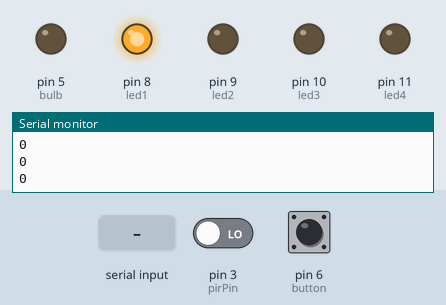
Recording of a sketch running on a simulated Arduino Uno, built with avr-gcc and run on an emulated ATmega328P. Shown: output pins drawn as LEDs (lit = HIGH), the last lines printed to the serial monitor. Dashed ring = blinking. The inputs (shaded band) are chosen by the test bench; at power-on: pin 3 (pirPin) LOW, pin 6 (button) LOW.

Above: at 1.2 s.
1.3 s: pin 3 (pirPin) driven HIGH
At 2.1 s:
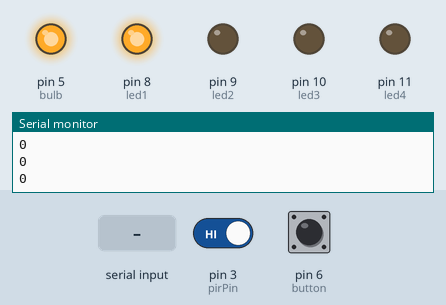
2.8 s: pin 6 (button) pulled HIGH for 3.2 s
At 7.2 s:
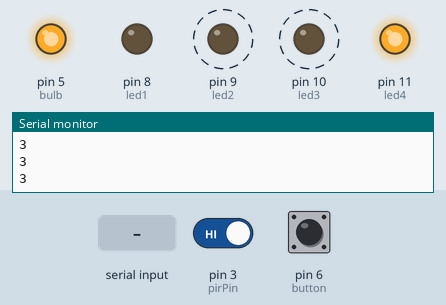
7.5 s: pin 6 (button) pulled HIGH for 0.15 s
At 9.2 s:
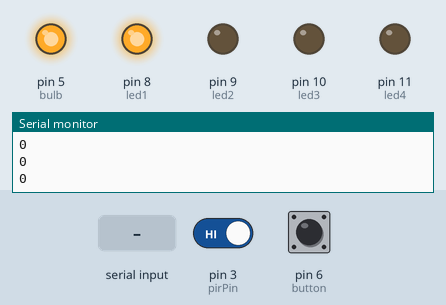
9.5 s: pin 6 (button) pulled HIGH for 1 s
At 11.0 s:
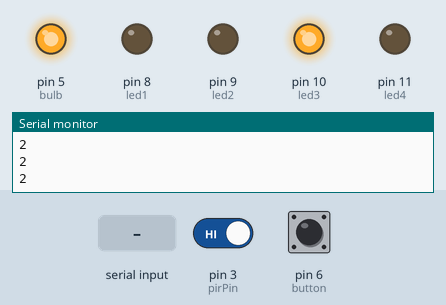
12.0 s: "c" received over Serial
At 12.3 s:
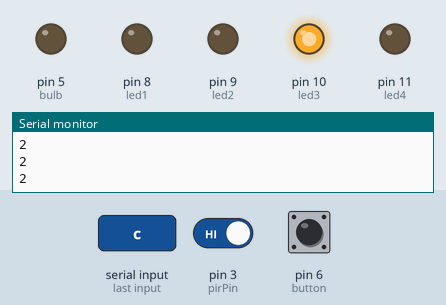
13.5 s: pin 6 (button) pulled HIGH for 0.15 s
At 15.1 s:
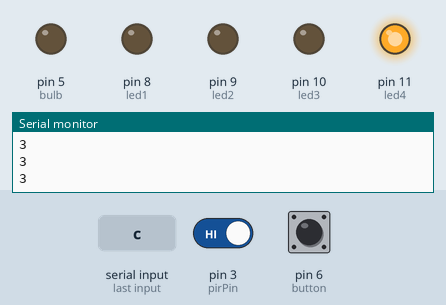
Timing chart, 0 to 16.5 s (numbered marks = the images above; inputs shaded):
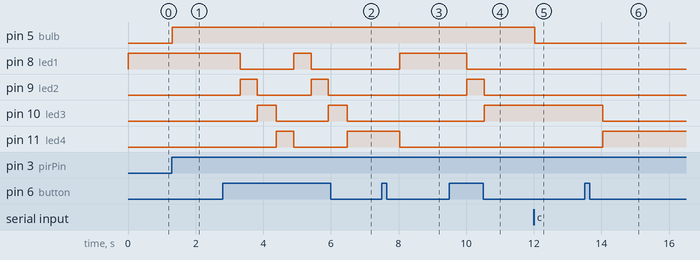

Measured:
- after the input at 1.3 s, pin 5 (bulb): LOW → HIGH at once
- after the input at 2.8 s, pin 8 (led1): HIGH → LOW after 0.52 s, → HIGH 1.6 s later, → LOW 0.51 s later; pin 9 (led2): alternates HIGH for 0.51 s and LOW for 1.6 s, starting after 0.52 s; pin 10 (led3): alternates HIGH for 0.56 s and LOW for 1.5 s, starting after 1.0 s; pin 11 (led4): LOW → HIGH after 1.6 s, → LOW 0.52 s later, → HIGH 1.6 s later
- after the input at 7.5 s, pin 8 (led1): LOW → HIGH after 0.53 s; pin 11 (led4): HIGH → LOW after 0.53 s
- after the input at 9.5 s, pin 8 (led1): HIGH → LOW after 0.52 s; pin 9 (led2): LOW → HIGH after 0.52 s, → LOW 0.51 s later; pin 10 (led3): LOW → HIGH after 1.0 s
- after the input at 12.0 s, pin 5 (bulb): HIGH → LOW at once
- after the input at 13.5 s, pin 10 (led3): HIGH → LOW after 0.54 s; pin 11 (led4): LOW → HIGH after 0.54 s

The sketch:

boardwithclap.ino
```cpp
#include <IRremote.h>
#define tsop 4
#define bulb 5
#define button 6
#define led1 8
#define led2 9
#define led3 10
#define led4 11

int calibrationTime = 30;

//the time when the sensor outputs a low impulse
long unsigned int lowIn;

//the amount of milliseconds the sensor has to be low
//before we assume all motion has stopped
long unsigned int pause = 5000;

boolean lockLow = true;
boolean takeLowTime;

int pirPin = 3;    //the digital pin connected to the PIR sensor's output

String voice;

IRrecv irrecv(tsop);
decode_results results;

int count=0;
void setup() {
  // put your setup code here, to run once:
pinMode(pirPin, INPUT);
  digitalWrite(pirPin, LOW);
  pinMode (bulb, OUTPUT);
  pinMode(tsop, OUTPUT);
  pinMode(button, INPUT);
  pinMode(led1,OUTPUT);
  pinMode(led2,OUTPUT);
  pinMode(led3,OUTPUT);
  pinMode(led4,OUTPUT);

  Serial.begin(9600);
  irrecv.enableIRIn();
}

void loop() {
int bs=0;
bs= digitalRead(button);
 if(count<4)
 {
 if(bs==HIGH)
 {
   count++;
   delay(500);
   Serial.println(count);
 }
 }
 else
 {
   count=0;
 }
 Serial.println(count);
 delay(10);
if(count==0)
clap();

if(count==1)
ir();

if(count==2)
bluetooth();

if(count==3)
audio();

}

void bluetooth()
{
  digitalWrite(led1,LOW);
  digitalWrite(led2,LOW);
  digitalWrite(led3,HIGH);
  digitalWrite(led4,LOW);
 if(Serial.available()>0)
   {

      int data= Serial.read(); // reading the data received from the bluetooth module
      switch(data)
      {
        case 'a': LEDON();break; // when a is pressed on the app on your smart phone
        case 'c': LEDOFF();break; // when b is pressed on the app on your smart phone
        default : break;
      }
   }
   delay(50);
}

void clap()
{
 digitalWrite(led1,HIGH);
  digitalWrite(led2,LOW);
  digitalWrite(led3,LOW);
  digitalWrite(led4,LOW);

     if(digitalRead(pirPin) == HIGH){
       digitalWrite(bulb, HIGH);   //the led visualizes the sensors output pin state
       if(lockLow){
         //makes sure we wait for a transition to LOW before any further output is made:
         lockLow = false;
         Serial.println("---");
         Serial.print("motion detected at ");
         Serial.print(millis()/1000);
         Serial.println(" sec");
         delay(50);
         }
         takeLowTime = true;
       }

     if(digitalRead(pirPin) == LOW){
       digitalWrite(bulb, LOW);  //the led visualizes the sensors output pin state

       if(takeLowTime){
        lowIn = millis();          //save the time of the transition from high to LOW
        takeLowTime = false;       //make sure this is only done at the start of a LOW phase
        }
       //if the sensor is low for more than the given pause,
       //we assume that no more motion is going to happen
       if(!lockLow && millis() - lowIn > pause){
           //makes sure this block of code is only executed again after
           //a new motion sequence has been detected
           lockLow = true;
           Serial.print("motion ended at ");      //output
           Serial.print((millis() - pause)/1000);
           Serial.println(" sec");
           delay(50);
           }
       }
}

void ir()
{
  digitalWrite(led1,LOW);
  digitalWrite(led2,HIGH);
  digitalWrite(led3,LOW);
  digitalWrite(led4,LOW);

  if (irrecv.decode(&results)) {
    Serial.println(results.value);
    delay(30);
   if(results.value==2737486129)
    digitalWrite(bulb,HIGH);

    delay(300);
   if(results.value==3768077238)
    digitalWrite(bulb,LOW);
    irrecv.resume(); // Receive the next value
  }
}

void audio()
{
  digitalWrite(led1,LOW);
  digitalWrite(led2,LOW);
  digitalWrite(led3,LOW);
  digitalWrite(led4,HIGH);
while (Serial.available()){  //Check if there is an available byte to read
  delay(10); //Delay added to make thing stable
  char c = Serial.read(); //Conduct a serial read
  if (c == '#') {break;} //Exit the loop when the # is detected after the word
  voice += c; //Shorthand for voice = voice + c
  }
  if (voice.length() > 0) {
    Serial.println(voice);
//-----------------------------------------------------------------------//
  //----------Control Multiple Pins/ LEDs----------//
       if(voice == "*hi") {digitalWrite(bulb,HIGH);}  //Turn Off All Pins (Call Function)
  else if(voice == "*bye"){digitalWrite(bulb,LOW);} //Turn On  All Pins (Call Function)
  // put your main code here, to run repeatedly:
voice=""; //Reset the variable after initiating
}
}
void LEDON() // function when 'a' is pressed
{
  Serial.println("LED ON!");
  digitalWrite(bulb,HIGH); // onboard led on
}

void LEDOFF() // function when 'b' is presse
{
  Serial.println("LED OFF"); // onboard led off
  digitalWrite(bulb,LOW);
}
```
